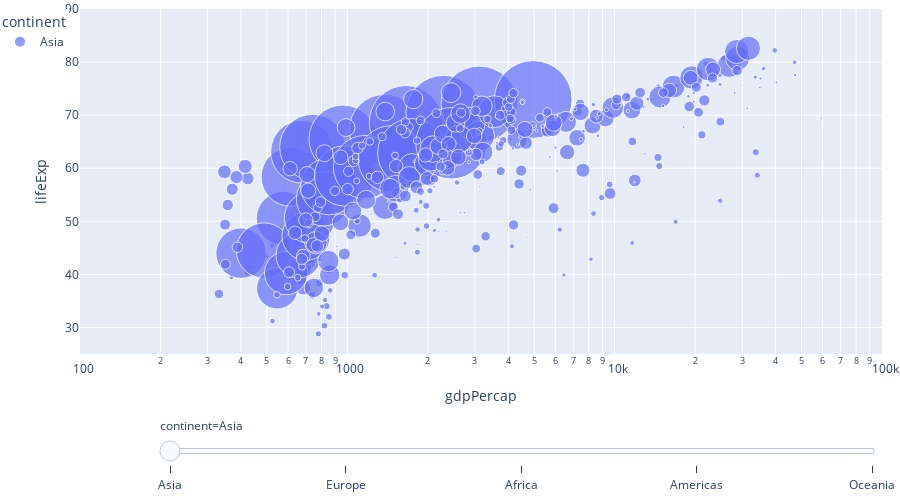

Notebook code cell kept with this figure:
### Code cell
fig = px.scatter(
    df,
    x="gdpPercap",
    y="lifeExp",
    animation_frame="continent",
    # animation_group="country",
    size="pop",
    color="continent",
    hover_name="country",
    log_x=True,
    size_max=55,
    range_x=[100, 100000],
    range_y=[25, 90],
)

fig.update_layout(
    height=500,
    margin={
        'r': 0, 'l': 0, 't': 0, 'b': 0
    },
    legend=dict(x=-0.1, y=1, xanchor="left"),
)
fig["layout"].pop("updatemenus")  
fig

### Figure 1 — Plotly figure (JSON) as saved in the notebook; plotly's stock layout.template omitted (floating-point values rounded to 4 significant figures; data arrays with more than 128 entries replaced by an {"elided": "..."} marker saying what was removed)
{"data": [{"hovertemplate": "<b>%{hovertext}</b><br><br>continent=Asia<br>gdpPercap=%{x}<br>lifeExp=%{y}<br>pop=%{marker.size}<extra></extra>", "hovertext": {"elided": "396 str values"}, "legendgroup": "Asia", "marker": {"color": "#636efa", "size": {"elided": "396 int values"}, "sizemode": "area", "sizeref": 435900.0, "symbol": "circle"}, "mode": "markers", "name": "Asia", "orientation": "v", "showlegend": true, "type": "scatter", "x": {"elided": "396 float values"}, "xaxis": "x", "y": {"elided": "396 float values"}, "yaxis": "y"}], "layout": {"height": 500, "legend": {"itemsizing": "constant", "title": {"text": "continent"}, "tracegroupgap": 0, "x": -0.1, "xanchor": "left", "y": 1}, "margin": {"b": 0, "l": 0, "r": 0, "t": 0}, "sliders": [{"active": 0, "currentvalue": {"prefix": "continent="}, "len": 0.9, "pad": {"b": 10, "t": 60}, "steps": [{"args": [["Asia"], {"frame": {"duration": 0, "redraw": false}, "fromcurrent": true, "mode": "immediate", "transition": {"duration": 0, "easing": "linear"}}], "label": "Asia", "method": "animate"}, {"args": [["Europe"], {"frame": {"duration": 0, "redraw": false}, "fromcurrent": true, "mode": "immediate", "transition": {"duration": 0, "easing": "linear"}}], "label": "Europe", "method": "animate"}, {"args": [["Africa"], {"frame": {"duration": 0, "redraw": false}, "fromcurrent": true, "mode": "immediate", "transition": {"duration": 0, "easing": "linear"}}], "label": "Africa", "method": "animate"}, {"args": [["Americas"], {"frame": {"duration": 0, "redraw": false}, "fromcurrent": true, "mode": "immediate", "transition": {"duration": 0, "easing": "linear"}}], "label": "Americas", "method": "animate"}, {"args": [["Oceania"], {"frame": {"duration": 0, "redraw": false}, "fromcurrent": true, "mode": "immediate", "transition": {"duration": 0, "easing": "linear"}}], "label": "Oceania", "method": "animate"}], "x": 0.1, "xanchor": "left", "y": 0, "yanchor": "top"}], "xaxis": {"anchor": "y", "domain": [0, 1], "range": [2, 5], "title": {"text": "gdpPercap"}, "type": "log"}, "yaxis": {"anchor": "x", "domain": [0, 1], "range": [25, 90], "title": {"text": "lifeExp"}}}}
